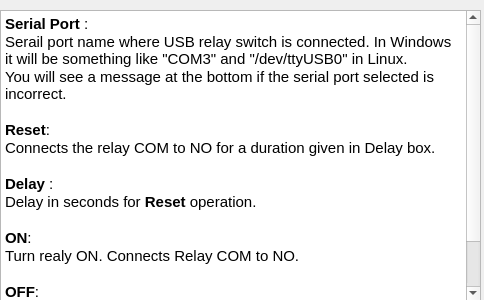
<?xml version="1.0" encoding="UTF-8"?>
<ui version="4.0">
 <class>Form</class>
 <widget class="QWidget" name="Form">
  <property name="geometry">
   <rect>
    <x>0</x>
    <y>0</y>
    <width>484</width>
    <height>300</height>
   </rect>
  </property>
  <property name="windowTitle">
   <string>Help</string>
  </property>
  <widget class="QTextBrowser" name="textBrowser">
   <property name="geometry">
    <rect>
     <x>0</x>
     <y>10</y>
     <width>481</width>
     <height>291</height>
    </rect>
   </property>
   <property name="html">
    <string>&lt;!DOCTYPE HTML PUBLIC &quot;-//W3C//DTD HTML 4.0//EN&quot; &quot;http://www.w3.org/TR/REC-html40/strict.dtd&quot;&gt;
&lt;html&gt;&lt;head&gt;&lt;meta name=&quot;qrichtext&quot; content=&quot;1&quot; /&gt;&lt;style type=&quot;text/css&quot;&gt;
p, li { white-space: pre-wrap; }
&lt;/style&gt;&lt;/head&gt;&lt;body style=&quot; font-family:'Ubuntu'; font-size:11pt; font-weight:400; font-style:normal;&quot;&gt;
&lt;p style=&quot; margin-top:0px; margin-bottom:0px; margin-left:0px; margin-right:0px; -qt-block-indent:0; text-indent:0px;&quot;&gt;&lt;span style=&quot; font-weight:600;&quot;&gt;Serial Port&lt;/span&gt; : &lt;/p&gt;
&lt;p style=&quot; margin-top:0px; margin-bottom:0px; margin-left:0px; margin-right:0px; -qt-block-indent:0; text-indent:0px;&quot;&gt;Serail port name where USB relay switch is connected. In Windows it will be something like &amp;quot;COM3&amp;quot; and &amp;quot;/dev/ttyUSB0&amp;quot; in Linux.&lt;/p&gt;
&lt;p style=&quot; margin-top:0px; margin-bottom:0px; margin-left:0px; margin-right:0px; -qt-block-indent:0; text-indent:0px;&quot;&gt;You will see a message at the bottom if the serial port selected is incorrect. &lt;/p&gt;
&lt;p style=&quot;-qt-paragraph-type:empty; margin-top:0px; margin-bottom:0px; margin-left:0px; margin-right:0px; -qt-block-indent:0; text-indent:0px;&quot;&gt;&lt;br /&gt;&lt;/p&gt;
&lt;p style=&quot; margin-top:0px; margin-bottom:0px; margin-left:0px; margin-right:0px; -qt-block-indent:0; text-indent:0px;&quot;&gt;&lt;span style=&quot; font-weight:600;&quot;&gt;Reset&lt;/span&gt;:&lt;/p&gt;
&lt;p style=&quot; margin-top:0px; margin-bottom:0px; margin-left:0px; margin-right:0px; -qt-block-indent:0; text-indent:0px;&quot;&gt;Connects the relay COM to NO for a duration given in Delay box.&lt;/p&gt;
&lt;p style=&quot;-qt-paragraph-type:empty; margin-top:0px; margin-bottom:0px; margin-left:0px; margin-right:0px; -qt-block-indent:0; text-indent:0px;&quot;&gt;&lt;br /&gt;&lt;/p&gt;
&lt;p style=&quot; margin-top:0px; margin-bottom:0px; margin-left:0px; margin-right:0px; -qt-block-indent:0; text-indent:0px;&quot;&gt;&lt;span style=&quot; font-weight:600;&quot;&gt;Delay&lt;/span&gt; :&lt;/p&gt;
&lt;p style=&quot; margin-top:0px; margin-bottom:0px; margin-left:0px; margin-right:0px; -qt-block-indent:0; text-indent:0px;&quot;&gt;Delay in seconds for &lt;span style=&quot; font-weight:600;&quot;&gt;Reset&lt;/span&gt; operation.&lt;/p&gt;
&lt;p style=&quot;-qt-paragraph-type:empty; margin-top:0px; margin-bottom:0px; margin-left:0px; margin-right:0px; -qt-block-indent:0; text-indent:0px;&quot;&gt;&lt;br /&gt;&lt;/p&gt;
&lt;p style=&quot; margin-top:0px; margin-bottom:0px; margin-left:0px; margin-right:0px; -qt-block-indent:0; text-indent:0px;&quot;&gt;&lt;span style=&quot; font-weight:600;&quot;&gt;ON&lt;/span&gt;:&lt;/p&gt;
&lt;p style=&quot; margin-top:0px; margin-bottom:0px; margin-left:0px; margin-right:0px; -qt-block-indent:0; text-indent:0px;&quot;&gt;Turn realy ON. Connects Relay COM to NO.&lt;/p&gt;
&lt;p style=&quot;-qt-paragraph-type:empty; margin-top:0px; margin-bottom:0px; margin-left:0px; margin-right:0px; -qt-block-indent:0; text-indent:0px;&quot;&gt;&lt;br /&gt;&lt;/p&gt;
&lt;p style=&quot; margin-top:0px; margin-bottom:0px; margin-left:0px; margin-right:0px; -qt-block-indent:0; text-indent:0px;&quot;&gt;&lt;span style=&quot; font-weight:600;&quot;&gt;OFF&lt;/span&gt;:&lt;/p&gt;
&lt;p style=&quot; margin-top:0px; margin-bottom:0px; margin-left:0px; margin-right:0px; -qt-block-indent:0; text-indent:0px;&quot;&gt;Turn relay OFF. Connects Relay COM to NC.&lt;/p&gt;
&lt;p style=&quot;-qt-paragraph-type:empty; margin-top:0px; margin-bottom:0px; margin-left:0px; margin-right:0px; -qt-block-indent:0; text-indent:0px;&quot;&gt;&lt;br /&gt;&lt;/p&gt;
&lt;p style=&quot;-qt-paragraph-type:empty; margin-top:0px; margin-bottom:0px; margin-left:0px; margin-right:0px; -qt-block-indent:0; text-indent:0px;&quot;&gt;&lt;br /&gt;&lt;/p&gt;&lt;/body&gt;&lt;/html&gt;</string>
   </property>
  </widget>
 </widget>
 <resources/>
 <connections/>
</ui>
